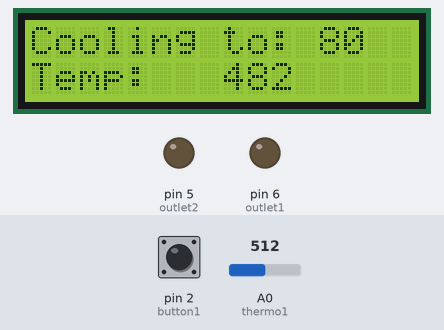
Bench run of a sketch on a simulated Arduino Uno, built with avr-gcc and run on an emulated ATmega328P. Parts: 16×2 character LCD, output pins drawn as LEDs (lit = HIGH). The inputs (shaded band) are chosen by the test bench; at power-on: A0 (thermo1) = 512, pin 2 (button1) HIGH.

Above: at 1.2 s.
1.3 s: A0 (thermo1) set to 60
At 2.5 s:
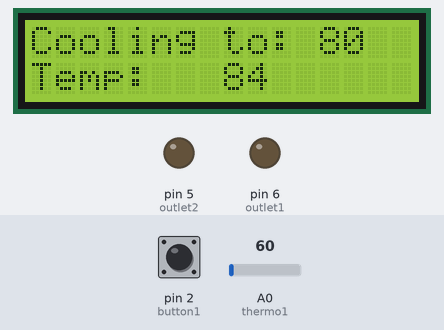
2.8 s: A0 (thermo1) set to 50
At 4.2 s:
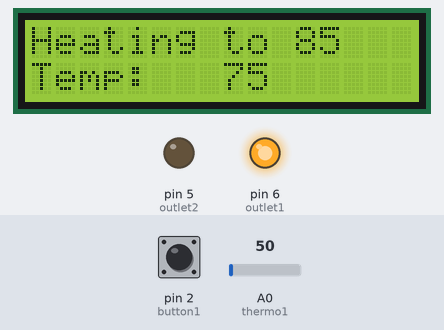
4.5 s: A0 (thermo1) set to 122
At 5.6 s:
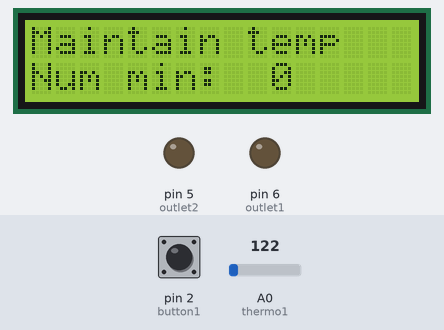
Timing chart, 0 to 7.5 s (numbered marks = the images above; inputs shaded):
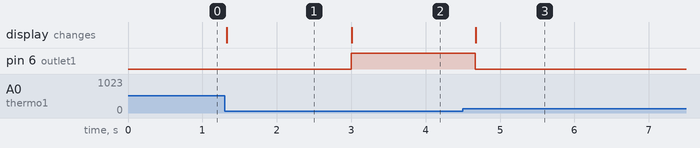

The sketch:

MaintainTempSketch.ino
```cpp
/*
 Brief Maintain Temp Program for the Portlet

 Demonstrates the use a Portlet for maintaining a temperature using a standard heating device.


 */

// include the library code for the LCD:
#include <LiquidCrystal.h>

// initialize the library with the numbers of the interface pins for LCD control
LiquidCrystal lcd(11, 12, 7, 8, 9, 10);

// define the switches and outputs
const int button1 = 2;
const int button2 = 3;

//buttonThree and buttonFour are hooked to Analog
const int buttonThree = A2;
const int buttonFour = A3;

const int thermo1 = A0;
const int thermo2 = A1;

const int outlet1 = 6;
const int outlet2 = 5;

//the LCD backlight is used as feedback to the user
const int backlight = 13;


void setup() {
  // set up the LCD's number of columns and rows:
  lcd.begin(16, 2);

  //define buttons as inputs and outlets as outputs
  pinMode(button1, INPUT);
  pinMode(button2, INPUT);

  pinMode(outlet1, OUTPUT);
  pinMode(outlet2, OUTPUT);

  //enable serial for troubleshooting
  Serial.begin(9600);

}


int convert_degrees(int analog_value){
  int temperature = 0;

  //NOTE: IF YOU WANT TO FINE TUNE YOUR TEMPERATURE READOUTS
  //THIS IS THE PLACE TO TO DO IT!
  int offset = 0;

  //the circuit changes 10mV/degree Celsius (hopefully)
  //Analog inputs measure 0 to 5V
  //0 to 5V is a range of 0 to 500 degrees Celsius

  //UNCOMMENT THIS LINE FOR CELSIUS
  //temperature = map(analog_value, 0, 1023, 0, 500) + offset;

  //0 to 500 degrees Celsius is 32 to 932 degrees Farenheit
  //UNCOMMENT THIS LINE FOR FARENHEIT
  temperature = map(analog_value, 0, 1023, 32, 932) + offset;

  return temperature;
}

//turn the outlet on until target temperature is reached
void heat_up(int target_temp){
  //while temp is less than target, keep outlet on
  while(target_temp > convert_degrees(analogRead(thermo1))){
    digitalWrite(outlet1, HIGH);
      //reset LCD and print current operation
    lcd.clear();
    lcd.home();
    lcd.print("Heating to ");
    lcd.print(target_temp);
    //set cursor for printing temp
    lcd.setCursor(0,1);
    //print current temperature
    lcd.print("Temp:");
    //clear the old temp from the screen
    lcd.setCursor(8, 1);
    lcd.print("     ");
    lcd.setCursor(8, 1);
    //print current temp
    lcd.print(convert_degrees(analogRead(thermo1)));
    //pause for a bit so the screen doesn't flicker
    delay(200);
  }
  //turn outlet off before exiting
  digitalWrite(outlet1, LOW);
}

//turn the outlet off until it cools to target temperature
void cool_down(int target_temp){
  //make sure outlet is off
  digitalWrite(outlet1, LOW);
  //wait for temperature to drop below target
  while(target_temp < convert_degrees(analogRead(thermo1))){
      //clear lcd and print current operation
    lcd.clear();
    lcd.home();
    lcd.print("Cooling to: ");
    lcd.print(target_temp);
    lcd.setCursor(0, 1);
    //print current temperature
    lcd.print("Temp:");
    //clear the old temp from the screen
    lcd.setCursor(8, 1);
    lcd.print("     ");
    lcd.setCursor(8, 1);
    //print current temp
    lcd.print(convert_degrees(analogRead(thermo1)));
    //pause for a bit so the screen doesn't flicker
    delay(200);
  }
}


//signalling the user to pitch the yeast
void pitch_yeast(){
  //clear lcd and print current operation
  lcd.clear();
  lcd.home();
  lcd.print("Pitch Yeast");
  lcd.setCursor(0, 1);
  lcd.print("1 to continue");
  //flash the backlight to get attention
  int time_elapsed = millis();
  while(digitalRead(button1) == LOW){
    if ((millis()-time_elapsed) > 1000){
      digitalWrite(backlight, HIGH);
    }
    if ((millis()-time_elapsed) > 2000){
      digitalWrite(backlight, LOW);
      time_elapsed = millis();
    }
  }
}

//routine to maintain the temperature at specified temp and for duration time
void maintain_temp(int target_temp, int time_in_min){
  //only check the temperature once per minute
  int num_loops = time_in_min;
  for(int x = 0; x < num_loops; x++){
    if (convert_degrees(analogRead(thermo1)) < target_temp){
      digitalWrite(outlet1, HIGH);
    }
    else {
      digitalWrite(outlet1, LOW);
    }
    //clear lcd and print current operation
    lcd.clear();
    lcd.home();
    lcd.print("Maintain temp");
    lcd.setCursor(0, 1);
    //display number of minutes
    lcd.print("Num min:  ");
    lcd.print(x);
    lcd.print("   ");
    //pause 1 minute each cycle
    delay(60000);
  }
  //turn outlet off before exiting
  digitalWrite(outlet1, LOW);
}


void loop() {
  // prepare LCD
  lcd.clear();
  lcd.setCursor(0, 0);
  lcd.print("Press 1  ");
  lcd.setCursor(0, 1);
  lcd.print("to Start  ");

  //do nothing loop until a button is pressed
  while(digitalRead(button1) == LOW);

  //waut for batch to reach room temperature
  cool_down(80);
  //notify the user and tell them it's time to pitch the yeast
  pitch_yeast();
  //heat to 85 degrees
  heat_up(85);
  //culture the yeast at 100 degrees for 1 week
  //remember to input the time in minutes
  //One week is about 10080 minutes
  maintain_temp(85, 10080);

  //Signal success
  lcd.clear();
  lcd.setCursor(0, 0);
  lcd.print("ALL DONE!");
  lcd.setCursor(0, 1);
  lcd.print("Refrigerate");

  //either press button1 or reset to do it again
  while(digitalRead(button1) == LOW);
}
```

Measured:
- the behaviour switches between 56 and 55 on A0 (thermo1) (found by bisection; images 1 and 2)
- after the input at 1.3 s, the display: changes at once (image 1)
- after the input at 2.8 s, pin 6 (outlet1): LOW → HIGH after 0.20 s; the display: changes after 0.21 s (image 2)
- after the input at 4.5 s, pin 6 (outlet1): HIGH → LOW after 0.17 s; the display: changes after 0.17 s (image 3)
